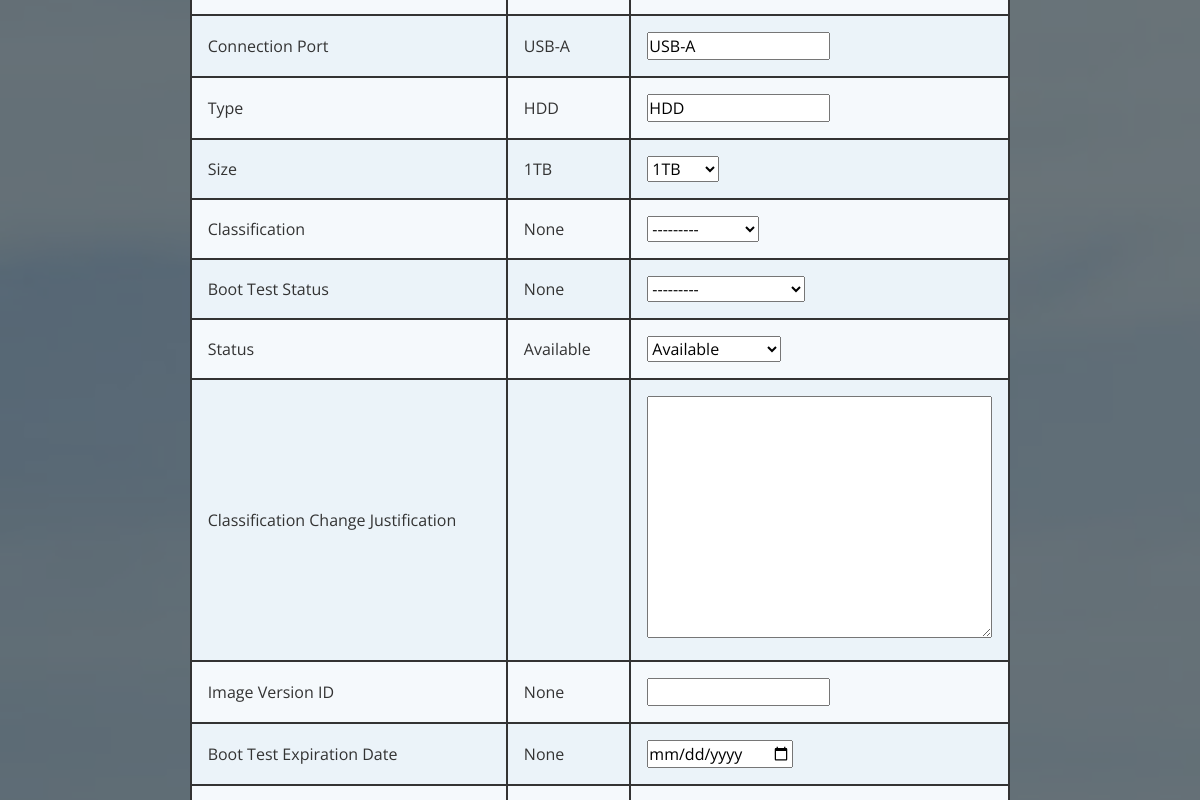
Before: /update_hard_drive/8/ (signed in, middle part) with the older database file.
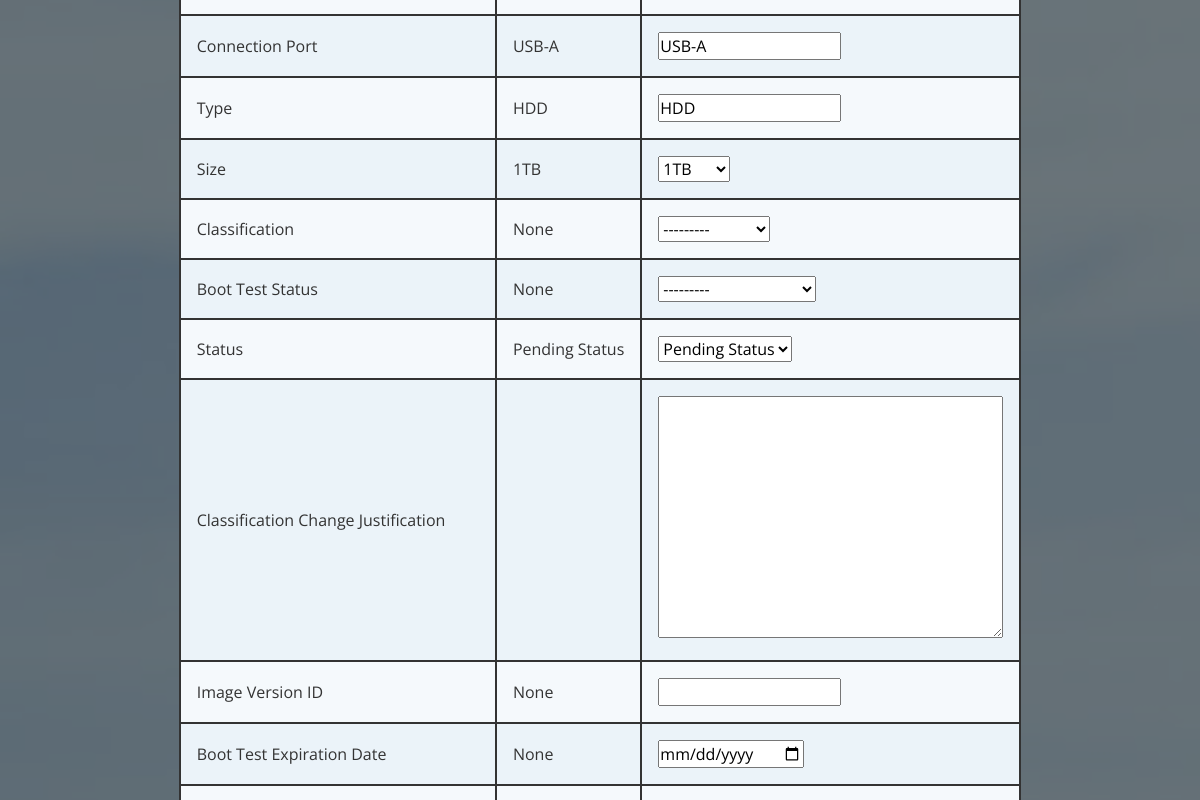
After: the same page with the newer database file.
### website/models.py (models this page shows, shortened)
class HardDrive(models.Model):
    creation_date = models.DateField(auto_now_add=True)  # required
    serial_number = models.CharField(max_length=100, unique=True)  # required
    manufacturer = models.CharField(max_length=100)  # required
    model_number = models.CharField(max_length=100)  # required
    type = models.CharField(max_length=50)  # required
    connection_port = models.CharField(max_length=50)  # required
    size = models.ForeignKey(HardDriveSizeChoice, blank=True, null=True, on_delete=models.SET_NULL)  # required
    classification = models.ForeignKey(HardDriveClassificationChoice, blank=True, null=True, on_delete=models.SET_NULL)  # required
    boot_test_status = models.ForeignKey(HardDriveBootTestStatusChoice, blank=True, null=True, on_delete=models.SET_NULL)  # required
    status = models.ForeignKey(HardDriveStatusChoice, blank=True, null=True, on_delete=models.SET_NULL)  # required
    classification_change_justification = models.TextField(blank=True, null=True)
    image_version_ID = models.CharField(max_length=10, blank=True, null=True)
    boot_test_expiration_date = models.DateField(blank=True, null=True)
    hard_drive_status_change_justification = models.TextField(blank=True, null=True)
    date_issued = models.DateField(blank=True, null=True)
    expected_return_date = models.DateField(blank=True, null=True)
    hard_drive_return_date_justification = models.TextField(blank=True, null=True)
    actual_return_date = models.DateField(blank=True, null=True)
    date_modified = models.DateField(auto_now=True)  # required

class HardDriveStatusChoice(models.Model):
    choice = models.CharField(max_length=300)
    def __str__(self):
        return self.choice

class HardDriveSizeChoice(models.Model):
    choice = models.CharField(max_length=300)
    def __str__(self):
        return self.choice

### website/decorators.py (the view)
        def wrapper_func(request, *args, **kwargs):
            groups = []
            if request.user.groups.exists():
                for group in request.user.groups.all():
                    groups.append(group.name)
            check_true = any(group_names in groups for group_names in allowed_roles)
            if check_true:
                return view_func(request, *args, **kwargs)
            else:
                return HttpResponse("You are not authorized to view this page")

### website/forms.py
class CreateOrUpdateHardDriveForm(ModelForm):
    class Meta:
        model = HardDrive
        fields = [
            'serial_number',
            'manufacturer',
            'model_number',
            'type',
            'connection_port',
            'size',
            'classification',
            'boot_test_status',
            'status',
            'classification_change_justification',
            'image_version_ID',
            'boot_test_expiration_date',
            'hard_drive_status_change_justification',
            'date_issued',
            'expected_return_date',
            'hard_drive_return_date_justification',
            'actual_return_date',
        ]
        widgets = {
            'boot_test_expiration_date': DateInput(),
            'date_issued': DateInput(),
            'expected_return_date': DateInput(),
            'actual_return_date': DateInput(),
        }

### website/models.py (called while the page is built)
    def __str__(self):
        return self.choice

    def __str__(self):
        return self.choice

### website/templates/pages/update_hard_drive.html (shortened to what this page needs)
{% extends 'pages/base.html' %}
{% load static %}
{% block mainBody %}
<section class="hero">
    <div class="background-image" style="background-image: url({% static 'assets/img/island.jpg' %});"></div>
    <form method="POST">
        <table class="rwd-table">
            <tr>
                <td>Type</td>
                <td>{{this_hard_drive.type}}</td>
                <td>{{update_hard_drive_form.type}}</td>
            </tr>
            <tr>
                <td>Connection Port</td>
                <td>{{this_hard_drive.connection_port}}</td>
                <td>{{update_hard_drive_form.connection_port}}</td>
            </tr>
            <tr>
                <td>Type</td>
                <td>{{this_hard_drive.type}}</td>
                <td>{{update_hard_drive_form.type}}</td>
            </tr>
            <tr>
                <td>Size</td>
                <td>{{this_hard_drive.size}}</td>
                <td>{{update_hard_drive_form.size}}</td>
            </tr>
            <tr>
                <td>Classification</td>
                <td>{{this_hard_drive.classification}}</td>
                <td>{{update_hard_drive_form.classification}}</td>
            </tr>
            <tr>
                <td>Boot Test Status</td>
                <td>{{this_hard_drive.boot_test_status}}</td>
                <td>{{update_hard_drive_form.boot_test_status}}</td>
            </tr>
            <tr>
                <td>Status</td>
                <td>{{this_hard_drive.status}}</td>
                <td>{{update_hard_drive_form.status}}</td>
            </tr>
            <tr>
                <td>Classification Change Justification</td>
                <td>{{this_hard_drive.classification_change_justification}}</td>
                <td>{{update_hard_drive_form.classification_change_justification}}</td>
            </tr>
            <tr>
                <td>Image Version ID</td>
                <td>{{this_hard_drive.image_version_ID}}</td>
                <td>{{update_hard_drive_form.image_version_ID}}</td>
            </tr>
            <tr>
                <td>Boot Test Expiration Date</td>
                <td>{{this_hard_drive.boot_test_expiration_date}}</td>
                <td>{{update_hard_drive_form.boot_test_expiration_date}}</td>
            </tr>
            <tr>
                <td>Hard Drive Status Change Justification</td>
                <td>{{this_hard_drive.hard_drive_status_change_justification}}</td>
                <td>{{update_hard_drive_form.hard_drive_status_change_justification}}</td>
            </tr>
        </table>
        <br>
    </form>
</section>
{% endblock %}

Changed rows visible on the page:
changed HardDrive "USB-A": status "Available" → "Pending Status"
